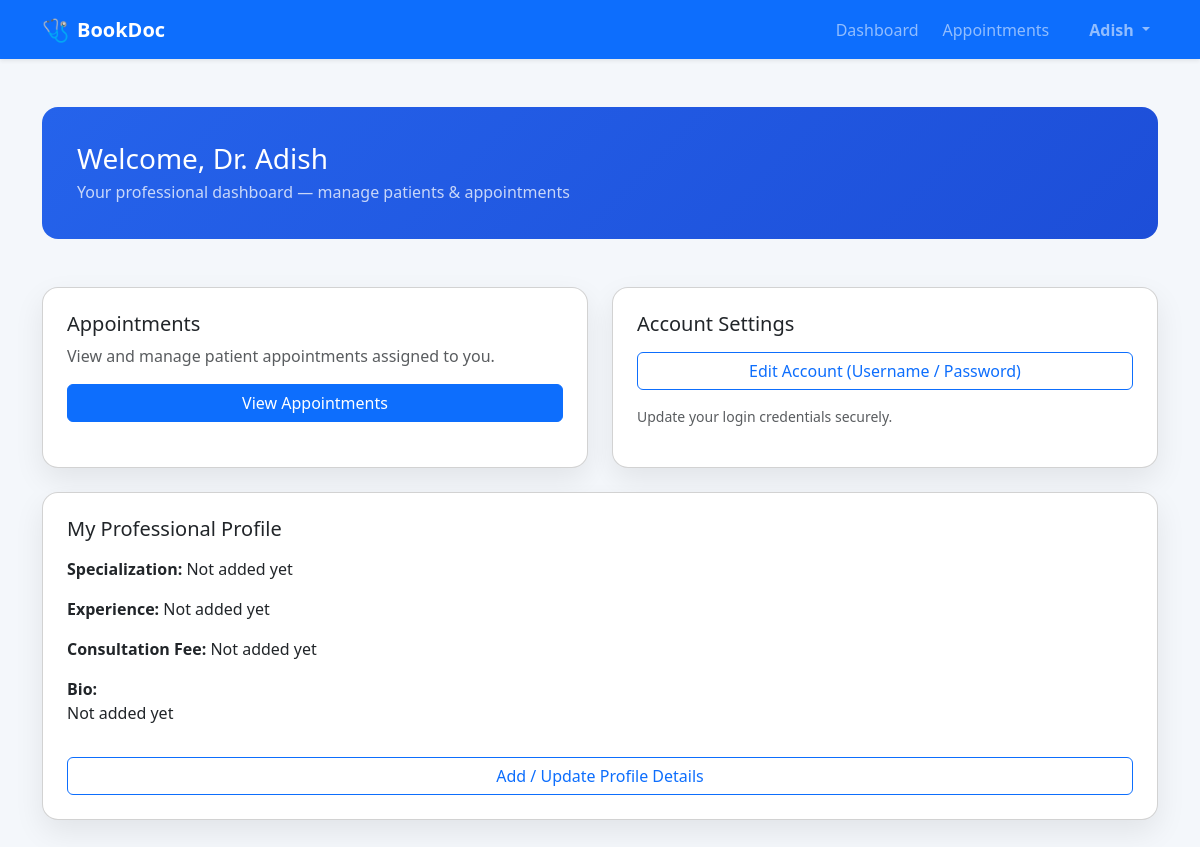
/doctor/dashboard/ (signed in), run on the app's committed database.
### accounts/models.py (models this page shows)
class User(AbstractUser):
    ROLE_CHOICES = (
        ('patient', 'Patient'),
        ('doctor', 'Doctor'),
    )
    role = models.CharField(max_length=10, choices=ROLE_CHOICES)

### doctors/models.py (models this page shows, shortened)
class DoctorProfile(models.Model):
    user = models.OneToOneField(User, on_delete=models.CASCADE)
    specialization = models.CharField(max_length=100, blank=True)
    experience_years = models.IntegerField(null=True, blank=True)
    bio = models.TextField(blank=True)
    consultation_fee = models.DecimalField(
        max_digits=8, decimal_places=2, null=True, blank=True
    )

### accounts/views.py (the view)
# urls.py: path('doctor/dashboard/', doctor_dashboard, name='doctor_dashboard'),
@login_required
def doctor_dashboard(request):
    if request.user.role != 'doctor':
        return redirect('login')
    return render(request, 'accounts/doctor_dashboard.html')

### accounts/templates/accounts/doctor_dashboard.html (shortened to what this page needs)
<!DOCTYPE html>
<html lang="en">
<head>
    <link href="https://cdn.jsdelivr.net/npm/bootstrap@5.3.2/dist/css/bootstrap.min.css" rel="stylesheet">
</head>
<body>
{% include 'partials/navbar.html' %}
<div class="container py-5">
    <div class="dashboard-header mb-5">
        <h3 class="mb-1">
            Welcome, Dr. {{ request.user.get_full_name|default:request.user.username }}
        </h3>
        <p class="mb-0 opacity-75">
            Your professional dashboard — manage patients & appointments
        </p>
    </div>
    <div class="row g-4">
        <div class="col-md-6">
            <div class="card dashboard-card p-4 h-100">
                <h5 class="mb-2">Appointments</h5>
                <p class="text-muted">
                    View and manage patient appointments assigned to you.
                </p>
                <a href="{% url 'doctor_appointments' %}" class="btn btn-primary">
                    View Appointments
                </a>
            </div>
        </div>
        <div class="col-md-6">
            <div class="card dashboard-card p-4 h-100">
                <h5 class="mb-3">Account Settings</h5>
                <a href="{% url 'edit_doctor_profile' %}" class="btn btn-outline-primary mb-2">
                    Edit Account (Username / Password)
                </a>
                <p class="text-muted small mt-2">
                    Update your login credentials securely.
                </p>
            </div>
        </div>
        <div class="col-md-12">
            <div class="card dashboard-card p-4">
                <h5 class="mb-3">My Professional Profile</h5>
                {% if request.user.doctorprofile %}
                    <p><strong>Specialization:</strong>
                        {{ request.user.doctorprofile.specialization|default:"Not added yet" }}
                    </p>
                    <p><strong>Experience:</strong>
                        {{ request.user.doctorprofile.experience_years|default:"Not added yet" }}
                    </p>
                    <p><strong>Consultation Fee:</strong>
                        {% if request.user.doctorprofile.consultation_fee %}
                            ₹{{ request.user.doctorprofile.consultation_fee }}
                        {% else %}
                            Not added yet
                        {% endif %}
                    </p>
                    <p><strong>Bio:</strong><br>
                        {{ request.user.doctorprofile.bio|default:"Not added yet" }}
                    </p>
                {% else %}
                    <p class="text-muted">
                        You have not added your professional profile details yet.
                    </p>
                {% endif %}
                <a href="{% url 'doctor_profile_details' %}"
                   class="btn btn-outline-primary mt-3">
                    Add / Update Profile Details
                </a>
            </div>
        </div>
    </div>
</div>
</body>
</html>

### templates/partials/navbar.html (shortened to what this page needs)
<nav class="navbar navbar-expand-lg navbar-dark bg-primary shadow-sm compact-navbar">
  <div class="container">
    <a class="navbar-brand fw-bold d-flex align-items-center" href="/">
      <span style="font-size: 22px;">🩺</span>
      <span class="ms-2">BookDoc</span>
    </a>
    <div class="collapse navbar-collapse" id="mainNavbar">
      <ul class="navbar-nav ms-auto align-items-lg-center gap-lg-2">
        {% if request.user.is_authenticated %}
          {% if request.user.role == 'doctor' %}
            <li class="nav-item">
              <a class="nav-link" href="{% url 'doctor_dashboard' %}">
                Dashboard
              </a>
            </li>
            <li class="nav-item">
              <a class="nav-link" href="{% url 'doctor_appointments' %}">
                Appointments
              </a>
            </li>
          {% endif %}
          <li class="nav-item dropdown ms-lg-3">
            <a class="nav-link dropdown-toggle fw-semibold"
               href="#"
               role="button"
               data-bs-toggle="dropdown">
              {{ request.user.get_full_name|default:request.user.username }}
            </a>
          </li>
        {% endif %}
      </ul>
    </div>
  </div>
</nav>

### accounts/templates/accounts/doctor_dashboard.html (style rules this page uses)
body { background: #f4f7fb; position: relative; min-height: 100vh; overflow-x: hidden; }
body::before { content: ""; position: fixed; inset: 0; background-image: url("https://media.istockphoto.com/id/619636894/photo/hospital-corridor-and-doctor-as-a-blurred-defocused-background.jpg?s=612x612&w=0&k=20&c=TdoBrcOjOWPEshB0uHoDk2ecG_ySwWt1K0kf7O_jvkI="); background-size: cover; background-position: center; filter: blur(8px); transform: scale(1.1); z-index: -1; }
.dashboard-card { border-radius: 16px; box-shadow: 0 12px 30px rgba(0,0,0,0.08); }
.dashboard-header { background: linear-gradient(135deg, #2563eb, #1d4ed8); color: white; border-radius: 16px; padding: 35px; }

### data on the page
User: user.get_full_name "Adish", user.doctorprofile.specialization "Not added yet", user.doctorprofile.experience_years "Not added yet", user.doctorprofile.bio "Not added yet"
